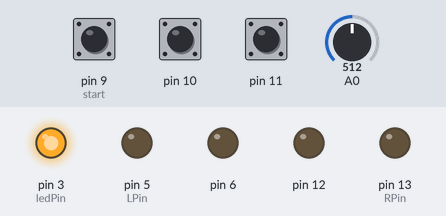
A sketch run on a simulated Arduino Uno, built with avr-gcc and run on an emulated ATmega328P. Shown: output pins drawn as LEDs (lit = HIGH). Dashed ring = blinking. The test bench sets the inputs (shaded band); at power-on: pin 10 HIGH, A0 = 512, pin 11 HIGH, pin 9 (start) HIGH. Pins used as bus, display or sensor lines are not drawn; what the sketch prints to the serial monitor is not drawn.

Above: at 1.2 s.
1.3 s: pin 10 pulled LOW for 1 s
At 2.81 s:
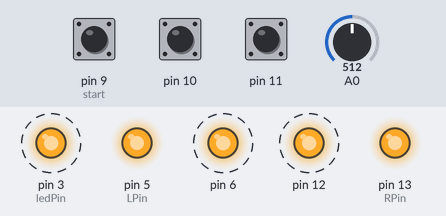
4.7 s: A0 set to 716
6.3 s: pin 10 pulled LOW for 3.2 s
At 10.7 s:
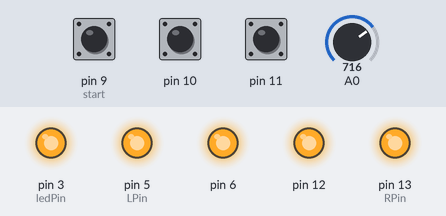
11.0 s: pin 10 pulled LOW for 0.15 s
At 11.8 s:
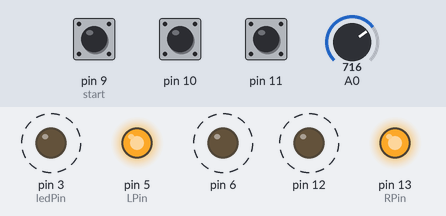
14.1 s: pin 11 pulled LOW for 1 s
18.1 s: A0 set to 122
At 20.19 s:
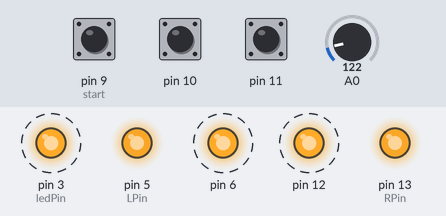
Timing chart, 0 to 22.1 s (numbered marks = the images above; inputs shaded):
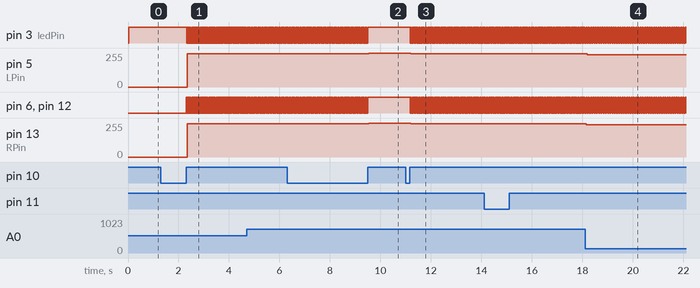

Measured:
- after the input at 1.3 s, pin 3 (ledPin), pin 6, pin 12: alternates HIGH for 0.02 s and LOW for 0.02 s, starting after 1.0 s; pin 5 (LPin), pin 13 (RPin): 0/255 → 250/255 after 1.0 s
- after the input at 6.3 s, pin 3 (ledPin), pin 6, pin 12: goes on until 9.5 s, then stays HIGH; pin 5 (LPin), pin 13 (RPin): 250/255 → 255/255 after 3.2 s
- after the input at 11.0 s, pin 3 (ledPin), pin 6, pin 12: alternates HIGH for 0.03 s and LOW for 0.03 s, starting after 0.17 s; pin 5 (LPin), pin 13 (RPin): 255/255 → 249/255 after 0.19 s
- after the input at 18.1 s, pin 3 (ledPin), pin 6, pin 12: alternates HIGH for 0.01 s and LOW for 0.01 s, starting at once; pin 5 (LPin): 249/255 → 242/255 after 0.09 s; pin 13 (RPin): 249/255 → 243/255 after 0.05 s

The sketch:

Gieskesmasterclock.ino
```cpp
boolean clocksignals = false;

unsigned long McM = 0;
unsigned long LcM = 0;
unsigned long RcM = 0;

boolean ledA = LOW;

boolean nanclock = LOW;

//lsdj L&R clock pins
byte LPin = 5;
byte RPin = 13;

byte TrACounter = 0;
byte triggerA = 7;
byte triggerB = 2;
boolean TrAB = LOW;

unsigned long analogValueA = 0;

int ledPin = 3;

boolean BRead[2] = {HIGH, HIGH};

//http://www.arduino.cc/cgi-bin/yabb2/YaBB.pl?num=1208715493/11
#define FASTADC 1

//defines for setting and clearing register bits
#ifndef cbi
#define cbi(sfr, bit) (_SFR_BYTE(sfr) &= ~_BV(bit))
#endif
#ifndef sbi
#define sbi(sfr, bit) (_SFR_BYTE(sfr) |= _BV(bit))
#endif

void setup(){

  #if FASTADC
    // set prescale to 16
    sbi(ADCSRA,ADPS2) ;
    cbi(ADCSRA,ADPS1) ;
    cbi(ADCSRA,ADPS0) ;
  #endif

  //trigger pins
  pinMode(triggerA, OUTPUT);
  pinMode(triggerB, OUTPUT);

  //LEDs
  pinMode(ledPin, OUTPUT);                //  speed indication

  //buttons
  pinMode(9, INPUT);                      //  start/stop
  pinMode(10, INPUT);
  pinMode(11, INPUT);
  digitalWrite(9, HIGH);
  digitalWrite(10, HIGH);
  digitalWrite(11, HIGH);

  //lsdj clock internal pins
  pinMode(LPin, OUTPUT);
  pinMode(RPin, OUTPUT);

  //nanoloop clock internal pins
  pinMode(12, OUTPUT);
  pinMode(6, OUTPUT);

  //baut rate:
  Serial.begin(31250);
  //Serial.begin(9600);
}

void loop(){

  analogValueA = map(analogRead(0), 0, 1023, 10000, 32000);  // delay settings

  BRead[0] = digitalRead(9);
  BRead[1] = digitalRead(11);

  StartStop();

  MClockerLSDj();
  LClockerLSDj();
  RClockerLSDj();

}

boolean SS = false;
boolean hold = false;
void StartStop(){

  if(digitalRead(10) == LOW){
    hold = true;
  }

  if(digitalRead(10) == HIGH){

    if(hold){
      SS = !SS;
      if(SS){
        //start sequence
        Serial.print(250, BYTE);
        clocksignals = true;
      }else{
        //stop sequence
        Serial.print(252, BYTE);
        clocksignals = false;
      }
      hold = false;
    }
  }
}

byte indicatorLed = 0;
//master clock LSDj
void MClockerLSDj(){
  if(micros() - McM > analogValueA){
    McM = micros();

    //midi timing clock
    Serial.print(248, BYTE);

    if(clocksignals){
      //speed indicator LED
      ledA = !ledA;
      digitalWrite(ledPin, ledA);
      //nanoloop
      digitalWrite(6, ledA);
      digitalWrite(12, ledA);
    }else{
      digitalWrite(ledPin, HIGH);
      //nanoloop
      digitalWrite(6, ledA);
      digitalWrite(12, ledA);
    }

    triggerPulses();
  }
}

//R clock LSDj
void RClockerLSDj(){

  if(clocksignals){

    unsigned long tunerDelay = 0;
    if(BRead[1] == LOW){
      tunerDelay = 1600;
    }

    if(micros() - RcM > (analogValueA + tunerDelay)){
      RcM = micros();

      //master lsdj out pulses
      for (int i=0; i <= 7; i++){
        digitalWrite(RPin, LOW);
        delayMicroseconds(61);
        digitalWrite(RPin, HIGH);
        delayMicroseconds(61);
      }
    }
  }
}

//L clock LSDj
void LClockerLSDj(){

  if(clocksignals){

    unsigned long tunerDelay = 0;
    if(BRead[0] == LOW){
      tunerDelay = 1600;
    }

    if(micros() - LcM > (analogValueA + tunerDelay)){
      LcM = micros();

      //master lsdj out pulses
      for (int i=0; i <= 7; i++){
        digitalWrite(LPin, LOW);
        delayMicroseconds(61);
        digitalWrite(LPin, HIGH);
        delayMicroseconds(61);
      }
    }
  }
}

byte triggerPulses(){

  if(clocksignals){

    TrACounter++;
    if(TrACounter > 2){
      TrACounter = 0;
      TrAB = !TrAB;
      digitalWrite(triggerA, TrAB);
      digitalWrite(triggerB, TrAB);
    }
  }
}
```
